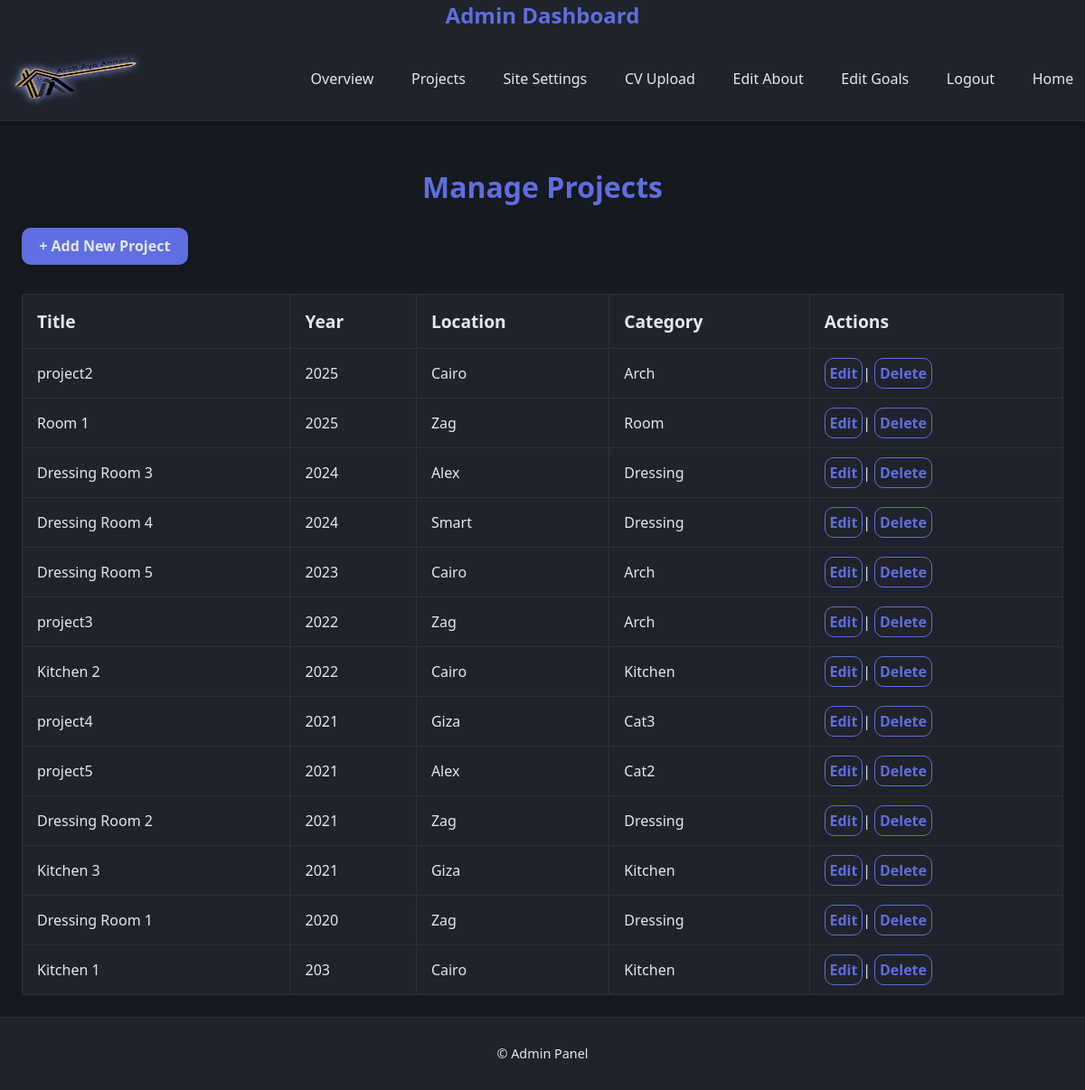
The app's page /dashboard/projects/ (signed in) with its own data.
### core/models.py (models this page shows, shortened)
class SiteSettings(models.Model):
    site_title = models.CharField(max_length=100, default="Architect Portfolio")
    logo = models.ImageField(upload_to='site/', null=True, blank=True)
    favicon = models.ImageField(upload_to='site/', null=True, blank=True)
    email = models.EmailField(null=True, blank=True)
    phone = models.CharField(max_length=20, null=True, blank=True)
    address = models.TextField(null=True, blank=True)
    about_me = models.TextField(null=True, blank=True)
    social_facebook = models.URLField(null=True, blank=True)
    social_instagram = models.URLField(null=True, blank=True)
    social_linkedin = models.URLField(null=True, blank=True)

class Project(models.Model):
    title = models.CharField(max_length=200)
    slug = models.SlugField(unique=True,blank=True)
    description = models.TextField()
    category = models.CharField(max_length=100)
    location = models.CharField(max_length=200)
    year = models.PositiveIntegerField()
    featured_image = models.ImageField(upload_to='projects/')
    images = models.ManyToManyField('ProjectImage', related_name='project_images', blank=True)
    tags = models.CharField(max_length=200, help_text="Comma-separated tags (e.g., residential, modern)")
    created_at = models.DateTimeField(auto_now_add=True)
    updated_at = models.DateTimeField(auto_now=True)

### dashboard/views.py (the view)
# urls.py: path('projects/', views.dashboard_projects, name='dashboard_projects'),
def dashboard_projects(request):
    if not request.user.is_authenticated or not request.user.is_superuser:
        messages.error(request, 'You must be logged in to access this page.')
        return redirect('dashboard_login')
    projects = Project.objects.all().order_by('-year')
    return render(request, 'dashboard/projects/list.html', {
        'projects': projects,
        'page_title': 'Manage Projects',
        'site_settings': site_settings
    })

### architect_portfolio/templates/dashboard/projects/list.html (shortened to what this page needs)
{% extends "dashboard/base.html" %}
{% load static %}
{% block styles %}
<link rel="stylesheet" href="{% static 'css/dashboard/list_projects.css' %}">
{% endblock %}
{% block content %}
<h2>{{ page_title }}</h2>
<a href="{% url 'dashboard_project_add' %}" class="btn">+ Add New Project</a>
<table border="1" cellpadding="10" cellspacing="0" width="100%">
    <thead>
        <tr>
            <th>Title</th>
            <th>Year</th>
            <th>Location</th>
            <th>Category</th>
            <th>Actions</th>
        </tr>
    </thead>
    <tbody>
        {% if projects %}
            {% for project in projects %}
                <tr>
                    <td>{{ project.title }}</td>
                    <td>{{ project.year }}</td>
                    <td>{{ project.location }}</td>
                    <td>{{ project.category }}</td>
                    <td>
                        <a href="{% url 'dashboard_project_edit' project.id %}">Edit</a>|
                        <a href="{% url 'dashboard_project_delete' project.id %}" onclick="return confirm('Are you sure you want to delete this project?')">Delete</a>
                    </td>
                </tr>
            {% endfor %}
        {% else %}
            <tr>
                <td colspan="5" align="center">No projects found.</td>
            </tr>
        {% endif %}
    </tbody>
</table>
{% endblock %}

### architect_portfolio/templates/dashboard/base.html (shortened to what this page needs)
{% load static %}
<!DOCTYPE html>
<html lang="en">
<head>
    <link rel="stylesheet" href="{% static 'css/dashboard.css' %}">
    {% block styles %}{% endblock %}
</head>
<body class="dashboard">
    <header class="dashboard-header">
        <h2>Admin Dashboard</h2>
        <div class="container">
            <div class="logo">
                {% if site_settings.logo %}
                    <img src="{{ site_settings.logo.url }}" alt="Logo" width="100">
                {% else %}
                    <h2>{{ site_settings.site_title }}</h2>
                {% endif %}
            </div>
            <nav>
                <a href="{% url 'dashboard_home' %}">Overview</a>
                <a href="{% url 'dashboard_projects' %}">Projects</a>
                <a href="{% url 'dashboard_settings' %}">Site Settings</a>
                <a href="{% url 'dashboard_cv_upload' %}">CV Upload</a>
                <a href="{% url 'dashboard_about_edit' %}">Edit About </a>
                <a href="{% url 'dashboard_goals_edit' %}">Edit Goals</a>
                <a href="{% url 'dashboard_logout' %}">Logout</a>
                <a href="{% url 'homepage' %}">Home</a>
            </nav>
        </div>
    </header>
    <main class="dashboard-main">
        <div class="container">
            {% block content %}
            {% endblock %}
        </div>
    </main>
    <footer class="dashboard-footer">
        <p>&copy; {{ site_title }} Admin Panel</p>
    </footer>
</body>
</html>

### architect_portfolio/static/css/dashboard.css (style rules this page uses)
:root { --dash-bg: #16191f; --dash-bg-alt: #1f232b; --dash-text: #e3e8f0; --dash-primary: #5f6ee0; --dash-primary-hover: #7d89f5; --dash-secondary: #39445a; --dash-accent: #9d77c3; --dash-border: #2c313a; --dash-success: #54d38b; --dash-error: #f36b6b; --dash-warning: #f7b955; --dash-info: #67c3f3; --dash-card-bg: #20232a; --dash-hover-bg: #282c34; --dash-input-bg: #262a33; --dash-input-border: #3b404c; --dash-shadow: rgba(0, 0, 0, 0.2); --dash-glow: #8f9dfb; --dash-font: 'Segoe UI', sans-serif; --dash-radius: 10px; --dash-transition: 0.3s ease-in-out; --dash-padding: 1.5rem; }
.dashboard { background-color: var(--dash-bg); color: var(--dash-text); font-family: var(--dash-font); margin: 0; padding: 0; }
.container { max-width: 1200px; margin: 0 auto; }
.dashboard-header { background-color: var(--dash-bg-alt); border-bottom: 1px solid var(--dash-border); box-shadow: 0 2px 5px var(--dash-shadow); position: sticky; top: 0; z-index: 1000; text-align: center; }
.dashboard-header .container { display: flex; justify-content: space-between; align-items: center; }
.dashboard-header .logo { display: flex; align-items: center; gap: 1rem; }
.dashboard-header .logo img { filter: drop-shadow(0px 0px 5px var(--dash-glow)); max-height: 100px; width: 160px; }
.dashboard-header h2 { margin: 0; font-size: 1.5rem; color: var(--dash-primary); }
.dashboard-header nav { display: flex; flex-wrap: wrap; gap: 1rem; margin-top: 0.5rem; }
.dashboard-header nav a { color: var(--dash-text); text-decoration: none; padding: 0.4rem 0.8rem; border-radius: var(--dash-radius); transition: var(--dash-transition); background-color: transparent; }
.dashboard-main { background-color: var(--dash-bg); padding: var(--dash-padding); }
.dashboard-footer { background-color: var(--dash-bg-alt); border-top: 1px solid var(--dash-border); text-align: center; padding: 1rem; font-size: 0.9rem; color: var(--dash-text); }

### architect_portfolio/static/css/dashboard/list_projects.css (style rules this page uses)
.dashboard { background-color: var(--dash-bg); color: var(--dash-text); font-family: var(--dash-font); margin: 0; padding: 0; }
h2 { text-align: center; color: var(--dash-primary); font-size: 2rem; margin-bottom: 1.5rem; animation: fadeIn 2s ease-in-out; }
a.btn { display: inline-block; background-color: var(--dash-primary); color: var(--dash-text); padding: 0.6rem 1.2rem; border-radius: var(--dash-radius); text-decoration: none; font-weight: bold; transition: var(--dash-transition); box-shadow: 0 4px 8px var(--dash-shadow); }
td a { border: 1px solid var(--dash-primary); }
table { width: 100%; border-collapse: collapse; margin-top: 2rem; animation: fadeIn 2s ease-in-out; }
table th, table td { padding: 1rem; text-align: left; border: 1px solid var(--dash-border); transition: background-color 0.3s; }
table th { background-color: var(--dash-bg-alt); color: var(--dash-text); font-size: 1.2rem; }
table td { background-color: var(--dash-card-bg); color: var(--dash-text); }
table td a { color: var(--dash-primary); text-decoration: none; font-weight: bold; padding: 0.3rem; border-radius: var(--dash-radius); transition: var(--dash-transition); }

### records on screen
SiteSettings: logo (picture)
Project: title "project2", year "2025", location "Cairo", category "Arch"
Project: title "Room 1", year "2025", location "Zag", category "Room"
Project: title "Dressing Room 3", year "2024", location "Alex", category "Dressing"
Project: title "Dressing Room 4", year "2024", location "Smart", category "Dressing"
Project: title "Dressing Room 5", year "2023", location "Cairo", category "Arch"
Project: title "project3", year "2022", location "Zag", category "Arch"
Project: title "Kitchen 2", year "2022", location "Cairo", category "Kitchen"
Project: title "project4", year "2021", location "Giza", category "Cat3"
Project: title "project5", year "2021", location "Alex", category "Cat2"
Project: title "Dressing Room 2", year "2021", location "Zag", category "Dressing"
Project: title "Kitchen 3", year "2021", location "Giza", category "Kitchen"
Project: title "Dressing Room 1", year "2020", location "Zag", category "Dressing"
Project: title "Kitchen 1", year "203", location "Cairo", category "Kitchen"

### other values on screen
{{ page_title }} "Manage Projects"
